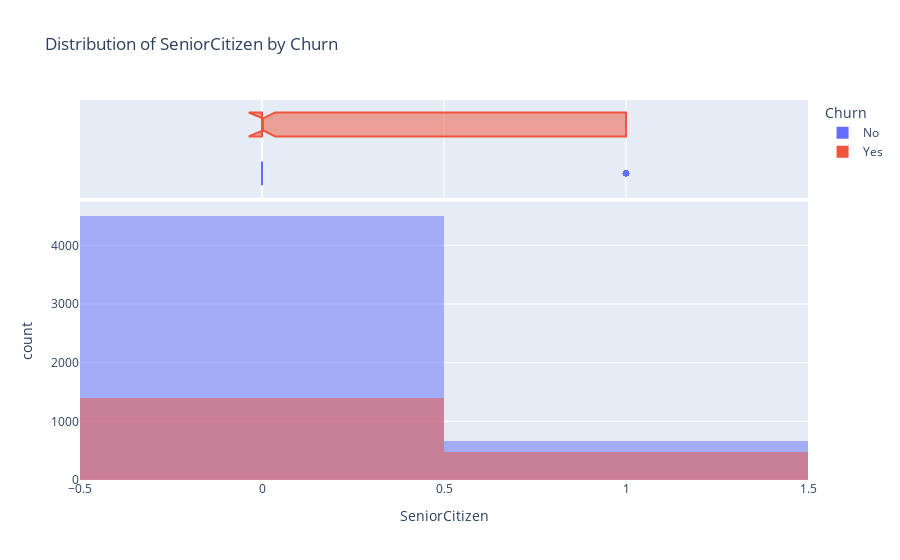
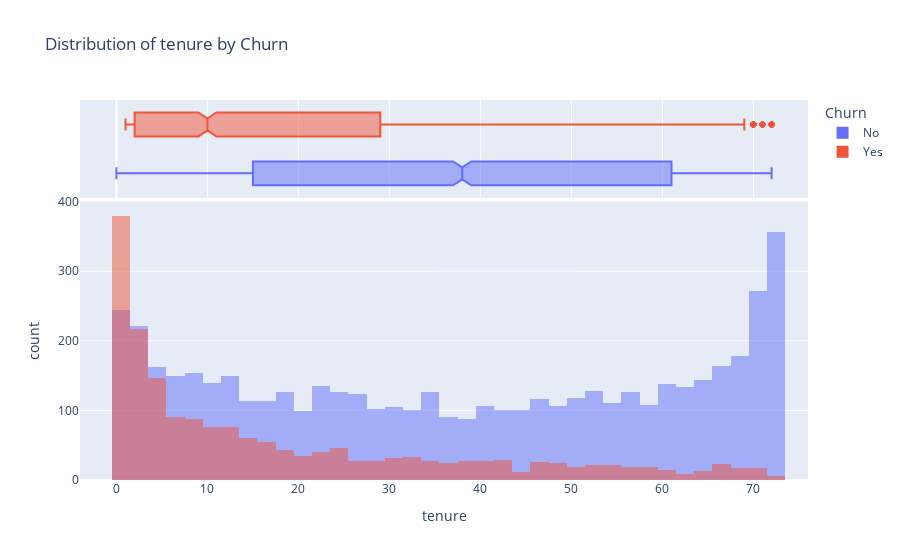
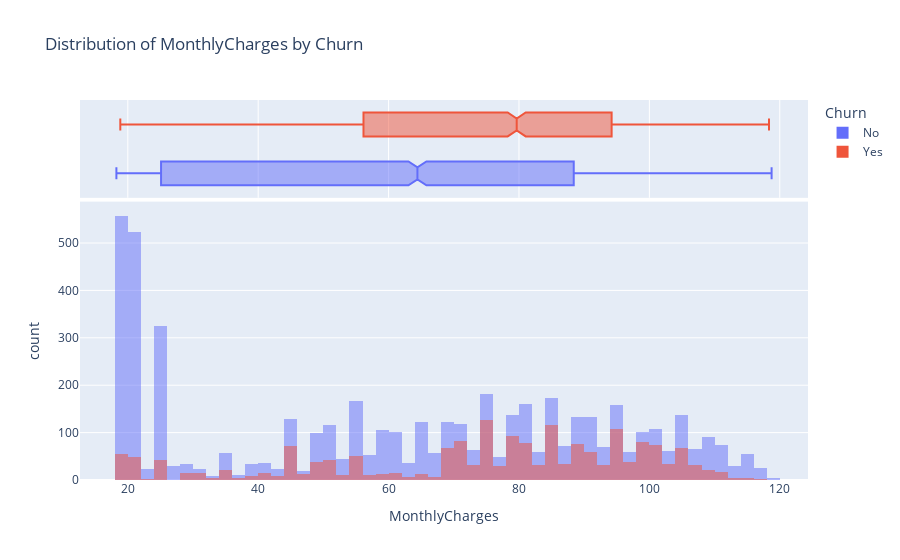

These figures' notebook cell, in order:
### Markdown cell above
# Numerical Features

### Code cell
numerical_cols = df.select_dtypes(include=np.number).columns.tolist()

for col in numerical_cols:
    fig = px.histogram(df, x=col, color="Churn", barmode="overlay", marginal="box", title=f"Distribution of {col} by Churn")
    fig.show()

### Figure 1 — Plotly figure (JSON) as saved in the notebook; plotly's stock layout.template omitted (floating-point values rounded to 4 significant figures; data arrays with more than 128 entries replaced by an {"elided": "..."} marker saying what was removed)
{"data": [{"bingroup": "x", "hovertemplate": "Churn=No<br>SeniorCitizen=%{x}<br>count=%{y}<extra></extra>", "legendgroup": "No", "marker": {"color": "#636efa", "opacity": 0.5, "pattern": {"shape": ""}}, "name": "No", "orientation": "v", "showlegend": true, "type": "histogram", "x": {"elided": "5174 int values"}, "xaxis": "x", "yaxis": "y"}, {"hovertemplate": "Churn=No<br>SeniorCitizen=%{x}<extra></extra>", "legendgroup": "No", "marker": {"color": "#636efa"}, "name": "No", "notched": true, "showlegend": false, "type": "box", "x": {"elided": "5174 int values"}, "xaxis": "x2", "yaxis": "y2"}, {"bingroup": "x", "hovertemplate": "Churn=Yes<br>SeniorCitizen=%{x}<br>count=%{y}<extra></extra>", "legendgroup": "Yes", "marker": {"color": "#EF553B", "opacity": 0.5, "pattern": {"shape": ""}}, "name": "Yes", "orientation": "v", "showlegend": true, "type": "histogram", "x": {"elided": "1869 int values"}, "xaxis": "x", "yaxis": "y"}, {"hovertemplate": "Churn=Yes<br>SeniorCitizen=%{x}<extra></extra>", "legendgroup": "Yes", "marker": {"color": "#EF553B"}, "name": "Yes", "notched": true, "showlegend": false, "type": "box", "x": {"elided": "1869 int values"}, "xaxis": "x2", "yaxis": "y2"}], "layout": {"barmode": "overlay", "legend": {"title": {"text": "Churn"}, "tracegroupgap": 0}, "title": {"text": "Distribution of SeniorCitizen by Churn"}, "xaxis": {"anchor": "y", "domain": [0, 1], "title": {"text": "SeniorCitizen"}}, "xaxis2": {"anchor": "y2", "domain": [0, 1], "matches": "x", "showgrid": true, "showticklabels": false}, "yaxis": {"anchor": "x", "domain": [0, 0.7326], "title": {"text": "count"}}, "yaxis2": {"anchor": "x2", "domain": [0.7426, 1], "matches": "y2", "showgrid": false, "showline": false, "showticklabels": false, "ticks": ""}}}

### Figure 2 — Plotly figure (JSON) as saved in the notebook; plotly's stock layout.template omitted (floating-point values rounded to 4 significant figures; data arrays with more than 128 entries replaced by an {"elided": "..."} marker saying what was removed)
{"data": [{"bingroup": "x", "hovertemplate": "Churn=No<br>tenure=%{x}<br>count=%{y}<extra></extra>", "legendgroup": "No", "marker": {"color": "#636efa", "opacity": 0.5, "pattern": {"shape": ""}}, "name": "No", "orientation": "v", "showlegend": true, "type": "histogram", "x": {"elided": "5174 int values"}, "xaxis": "x", "yaxis": "y"}, {"hovertemplate": "Churn=No<br>tenure=%{x}<extra></extra>", "legendgroup": "No", "marker": {"color": "#636efa"}, "name": "No", "notched": true, "showlegend": false, "type": "box", "x": {"elided": "5174 int values"}, "xaxis": "x2", "yaxis": "y2"}, {"bingroup": "x", "hovertemplate": "Churn=Yes<br>tenure=%{x}<br>count=%{y}<extra></extra>", "legendgroup": "Yes", "marker": {"color": "#EF553B", "opacity": 0.5, "pattern": {"shape": ""}}, "name": "Yes", "orientation": "v", "showlegend": true, "type": "histogram", "x": {"elided": "1869 int values"}, "xaxis": "x", "yaxis": "y"}, {"hovertemplate": "Churn=Yes<br>tenure=%{x}<extra></extra>", "legendgroup": "Yes", "marker": {"color": "#EF553B"}, "name": "Yes", "notched": true, "showlegend": false, "type": "box", "x": {"elided": "1869 int values"}, "xaxis": "x2", "yaxis": "y2"}], "layout": {"barmode": "overlay", "legend": {"title": {"text": "Churn"}, "tracegroupgap": 0}, "title": {"text": "Distribution of tenure by Churn"}, "xaxis": {"anchor": "y", "domain": [0, 1], "title": {"text": "tenure"}}, "xaxis2": {"anchor": "y2", "domain": [0, 1], "matches": "x", "showgrid": true, "showticklabels": false}, "yaxis": {"anchor": "x", "domain": [0, 0.7326], "title": {"text": "count"}}, "yaxis2": {"anchor": "x2", "domain": [0.7426, 1], "matches": "y2", "showgrid": false, "showline": false, "showticklabels": false, "ticks": ""}}}

### Figure 3 — Plotly figure (JSON) as saved in the notebook; plotly's stock layout.template omitted (floating-point values rounded to 4 significant figures; data arrays with more than 128 entries replaced by an {"elided": "..."} marker saying what was removed)
{"data": [{"bingroup": "x", "hovertemplate": "Churn=No<br>MonthlyCharges=%{x}<br>count=%{y}<extra></extra>", "legendgroup": "No", "marker": {"color": "#636efa", "opacity": 0.5, "pattern": {"shape": ""}}, "name": "No", "orientation": "v", "showlegend": true, "type": "histogram", "x": {"elided": "5174 float values"}, "xaxis": "x", "yaxis": "y"}, {"hovertemplate": "Churn=No<br>MonthlyCharges=%{x}<extra></extra>", "legendgroup": "No", "marker": {"color": "#636efa"}, "name": "No", "notched": true, "showlegend": false, "type": "box", "x": {"elided": "5174 float values"}, "xaxis": "x2", "yaxis": "y2"}, {"bingroup": "x", "hovertemplate": "Churn=Yes<br>MonthlyCharges=%{x}<br>count=%{y}<extra></extra>", "legendgroup": "Yes", "marker": {"color": "#EF553B", "opacity": 0.5, "pattern": {"shape": ""}}, "name": "Yes", "orientation": "v", "showlegend": true, "type": "histogram", "x": {"elided": "1869 float values"}, "xaxis": "x", "yaxis": "y"}, {"hovertemplate": "Churn=Yes<br>MonthlyCharges=%{x}<extra></extra>", "legendgroup": "Yes", "marker": {"color": "#EF553B"}, "name": "Yes", "notched": true, "showlegend": false, "type": "box", "x": {"elided": "1869 float values"}, "xaxis": "x2", "yaxis": "y2"}], "layout": {"barmode": "overlay", "legend": {"title": {"text": "Churn"}, "tracegroupgap": 0}, "title": {"text": "Distribution of MonthlyCharges by Churn"}, "xaxis": {"anchor": "y", "domain": [0, 1], "title": {"text": "MonthlyCharges"}}, "xaxis2": {"anchor": "y2", "domain": [0, 1], "matches": "x", "showgrid": true, "showticklabels": false}, "yaxis": {"anchor": "x", "domain": [0, 0.7326], "title": {"text": "count"}}, "yaxis2": {"anchor": "x2", "domain": [0.7426, 1], "matches": "y2", "showgrid": false, "showline": false, "showticklabels": false, "ticks": ""}}}
